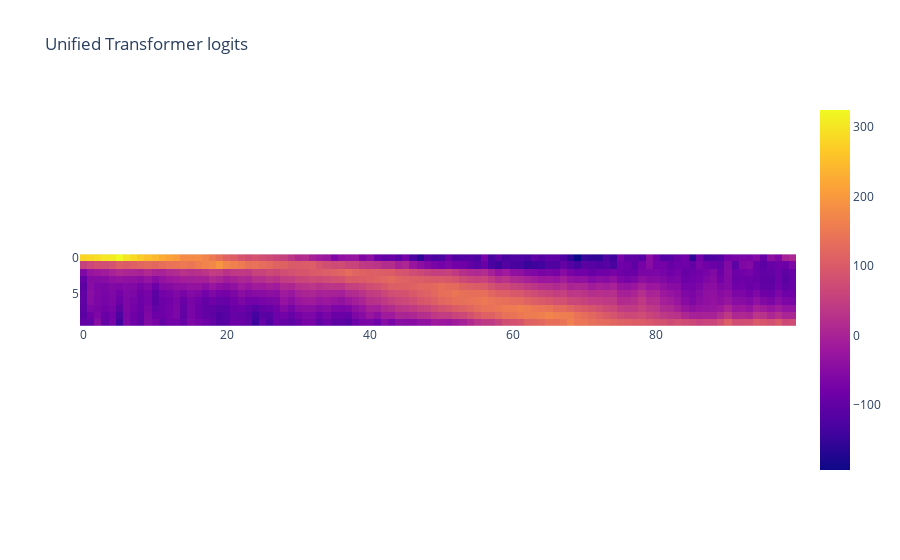

The notebook cell saved with this chart:
### Code cell
final_layer_logits = logits[-1].tolist()
final_layer_logits_tr = logits_tr[-1].tolist()


px.imshow(final_layer_logits, title="Unified Transformer logits")

### Figure 1 — Plotly figure (JSON) as saved in the notebook; plotly's stock layout.template omitted (floating-point values rounded to 4 significant figures; data arrays with more than 128 entries replaced by an {"elided": "..."} marker saying what was removed)
{"data": [{"coloraxis": "coloraxis", "hovertemplate": "x: %{x}<br>y: %{y}<br>color: %{z}<extra></extra>", "name": "0", "type": "heatmap", "xaxis": "x", "yaxis": "y", "z": {"elided": "10x100 float values"}}], "layout": {"coloraxis": {"colorscale": [[0, "#0d0887"], [0.1111, "#46039f"], [0.2222, "#7201a8"], [0.3333, "#9c179e"], [0.4444, "#bd3786"], [0.5556, "#d8576b"], [0.6667, "#ed7953"], [0.7778, "#fb9f3a"], [0.8889, "#fdca26"], [1, "#f0f921"]]}, "title": {"text": "Unified Transformer logits"}, "xaxis": {"anchor": "y", "constrain": "domain", "domain": [0, 1], "scaleanchor": "y"}, "yaxis": {"anchor": "x", "autorange": "reversed", "constrain": "domain", "domain": [0, 1]}}}
